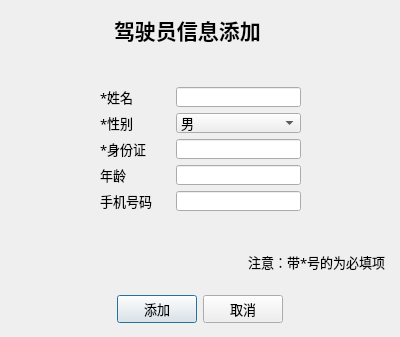
<?xml version="1.0" encoding="UTF-8"?>
<ui version="4.0">
 <class>addDriver</class>
 <widget class="QDialog" name="addDriver">
  <property name="geometry">
   <rect>
    <x>0</x>
    <y>0</y>
    <width>400</width>
    <height>331</height>
   </rect>
  </property>
  <property name="maximumSize">
   <size>
    <width>800</width>
    <height>600</height>
   </size>
  </property>
  <property name="font">
   <font>
    <family>微软雅黑</family>
    <pointsize>10</pointsize>
   </font>
  </property>
  <property name="windowTitle">
   <string>Dialog</string>
  </property>
  <layout class="QGridLayout" name="gridLayout">
   <property name="leftMargin">
    <number>5</number>
   </property>
   <property name="topMargin">
    <number>5</number>
   </property>
   <property name="rightMargin">
    <number>5</number>
   </property>
   <property name="bottomMargin">
    <number>5</number>
   </property>
   <property name="spacing">
    <number>5</number>
   </property>
   <item row="0" column="0">
    <widget class="QWidget" name="title" native="true">
     <layout class="QHBoxLayout" name="horizontalLayout_4">
      <item>
       <spacer name="horizontalSpacer_5">
        <property name="orientation">
         <enum>Qt::Horizontal</enum>
        </property>
        <property name="sizeType">
         <enum>QSizePolicy::Fixed</enum>
        </property>
        <property name="sizeHint" stdset="0">
         <size>
          <width>100</width>
          <height>20</height>
         </size>
        </property>
       </spacer>
      </item>
      <item>
       <widget class="QLabel" name="label_6">
        <property name="font">
         <font>
          <family>微软雅黑</family>
          <pointsize>16</pointsize>
          <weight>75</weight>
          <bold>true</bold>
         </font>
        </property>
        <property name="layoutDirection">
         <enum>Qt::LeftToRight</enum>
        </property>
        <property name="text">
         <string>驾驶员信息添加</string>
        </property>
        <property name="textFormat">
         <enum>Qt::AutoText</enum>
        </property>
       </widget>
      </item>
      <item>
       <spacer name="horizontalSpacer_6">
        <property name="orientation">
         <enum>Qt::Horizontal</enum>
        </property>
        <property name="sizeType">
         <enum>QSizePolicy::Fixed</enum>
        </property>
        <property name="sizeHint" stdset="0">
         <size>
          <width>100</width>
          <height>20</height>
         </size>
        </property>
       </spacer>
      </item>
     </layout>
    </widget>
   </item>
   <item row="1" column="0">
    <widget class="QWidget" name="input" native="true">
     <layout class="QHBoxLayout" name="horizontalLayout_3">
      <item>
       <spacer name="horizontalSpacer">
        <property name="orientation">
         <enum>Qt::Horizontal</enum>
        </property>
        <property name="sizeHint" stdset="0">
         <size>
          <width>46</width>
          <height>20</height>
         </size>
        </property>
       </spacer>
      </item>
      <item>
       <widget class="QWidget" name="widget_4" native="true">
        <property name="minimumSize">
         <size>
          <width>0</width>
          <height>160</height>
         </size>
        </property>
        <layout class="QHBoxLayout" name="horizontalLayout_2">
         <item>
          <widget class="QWidget" name="widget" native="true">
           <layout class="QVBoxLayout" name="verticalLayout">
            <item>
             <widget class="QLabel" name="label">
              <property name="text">
               <string>*姓名</string>
              </property>
             </widget>
            </item>
            <item>
             <widget class="QLabel" name="label_5">
              <property name="text">
               <string>*性别</string>
              </property>
             </widget>
            </item>
            <item>
             <widget class="QLabel" name="label_2">
              <property name="text">
               <string>*身份证</string>
              </property>
             </widget>
            </item>
            <item>
             <widget class="QLabel" name="label_3">
              <property name="text">
               <string>年龄</string>
              </property>
             </widget>
            </item>
            <item>
             <widget class="QLabel" name="label_4">
              <property name="text">
               <string>手机号码</string>
              </property>
             </widget>
            </item>
           </layout>
          </widget>
         </item>
         <item>
          <widget class="QWidget" name="widget_2" native="true">
           <layout class="QVBoxLayout" name="verticalLayout_2">
            <item>
             <widget class="QLineEdit" name="name"/>
            </item>
            <item>
             <widget class="QComboBox" name="sex">
              <item>
               <property name="text">
                <string>男</string>
               </property>
              </item>
              <item>
               <property name="text">
                <string>女</string>
               </property>
              </item>
             </widget>
            </item>
            <item>
             <widget class="QLineEdit" name="id"/>
            </item>
            <item>
             <widget class="QLineEdit" name="age"/>
            </item>
            <item>
             <widget class="QLineEdit" name="mobile"/>
            </item>
           </layout>
          </widget>
         </item>
        </layout>
       </widget>
      </item>
      <item>
       <spacer name="horizontalSpacer_2">
        <property name="orientation">
         <enum>Qt::Horizontal</enum>
        </property>
        <property name="sizeHint" stdset="0">
         <size>
          <width>40</width>
          <height>20</height>
         </size>
        </property>
       </spacer>
      </item>
     </layout>
    </widget>
   </item>
   <item row="2" column="0">
    <widget class="QWidget" name="help" native="true">
     <property name="maximumSize">
      <size>
       <width>16777215</width>
       <height>40</height>
      </size>
     </property>
     <layout class="QHBoxLayout" name="horizontalLayout_5">
      <item>
       <spacer name="horizontalSpacer_7">
        <property name="orientation">
         <enum>Qt::Horizontal</enum>
        </property>
        <property name="sizeHint" stdset="0">
         <size>
          <width>227</width>
          <height>19</height>
         </size>
        </property>
       </spacer>
      </item>
      <item>
       <widget class="QLabel" name="label_7">
        <property name="layoutDirection">
         <enum>Qt::LeftToRight</enum>
        </property>
        <property name="autoFillBackground">
         <bool>false</bool>
        </property>
        <property name="text">
         <string>注意：带*号的为必填项</string>
        </property>
       </widget>
      </item>
     </layout>
    </widget>
   </item>
   <item row="3" column="0">
    <widget class="QWidget" name="button" native="true">
     <layout class="QHBoxLayout" name="horizontalLayout">
      <item>
       <spacer name="horizontalSpacer_3">
        <property name="orientation">
         <enum>Qt::Horizontal</enum>
        </property>
        <property name="sizeHint" stdset="0">
         <size>
          <width>40</width>
          <height>20</height>
         </size>
        </property>
       </spacer>
      </item>
      <item>
       <widget class="QPushButton" name="but_ok">
        <property name="text">
         <string>添加</string>
        </property>
       </widget>
      </item>
      <item>
       <widget class="QPushButton" name="but_cancel">
        <property name="text">
         <string>取消</string>
        </property>
       </widget>
      </item>
      <item>
       <spacer name="horizontalSpacer_4">
        <property name="orientation">
         <enum>Qt::Horizontal</enum>
        </property>
        <property name="sizeHint" stdset="0">
         <size>
          <width>40</width>
          <height>20</height>
         </size>
        </property>
       </spacer>
      </item>
     </layout>
    </widget>
   </item>
  </layout>
 </widget>
 <resources/>
 <connections/>
</ui>
